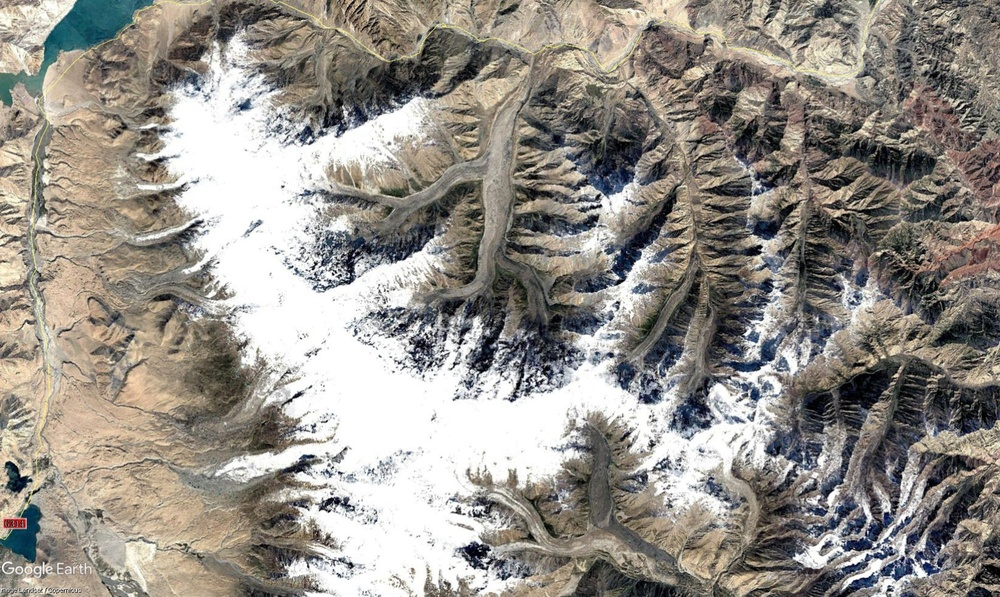
#> input picture Glacier.jpg, 1000 x 597 px, shrunk from 1647 x 983 before the run
$ python Glacier7.py
#> lines starting #> are read from the running program, lines starting #| are printed output that depends on the picture; after the words box and inside, x2 and y2 are one past the last pixel; in counts of white or black regions, pixels touching at a corner belong together
import cv2
import numpy as np
if __name__ == "__main__":
   img = cv2.imread('Glacier.jpg')
#> img is the input picture: shape (597, 1000, 3); mean B, G, R 137.3, 144.6, 149.3
   img = cv2.cvtColor(img,cv2.COLOR_BGR2GRAY)#原图像不是灰度图，必须先转换为灰度图
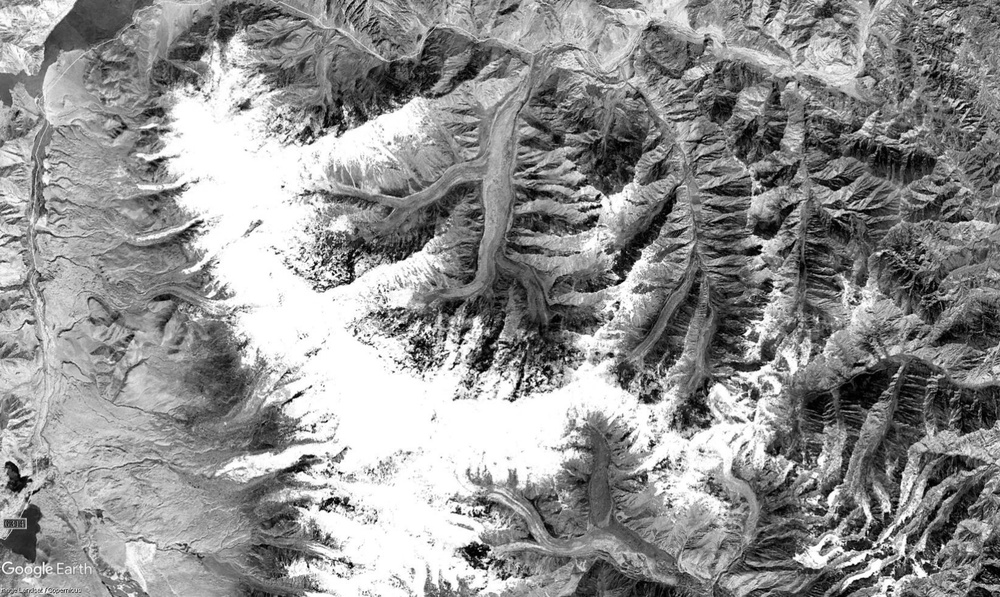
#> img: shape (597, 1000); min 0, max 255, mean 145.2
   #普通二值化阈值处理
   t1, dst1 = cv2.threshold(img,127,255,cv2.THRESH_BINARY)
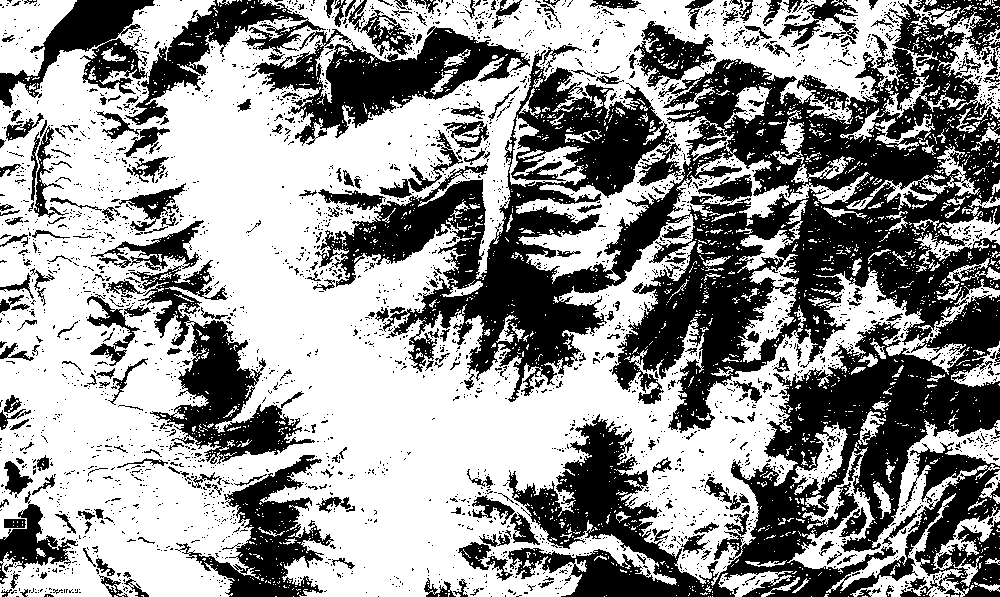
#> dst1: shape (597, 1000); 58.3% white; 3194 black regions (2905 under 20 px), largest, box (x1, y1, x2, y2) and area: (315, 0, 1000, 433) 106531, (507, 294, 1000, 597) 55391, (91, 220, 315, 464) 12517
   #自适应阈值处理，采用均值计算阈值
   dst2 = cv2.adaptiveThreshold(img,255,cv2.ADAPTIVE_THRESH_MEAN_C,cv2.THRESH_BINARY,5,3)
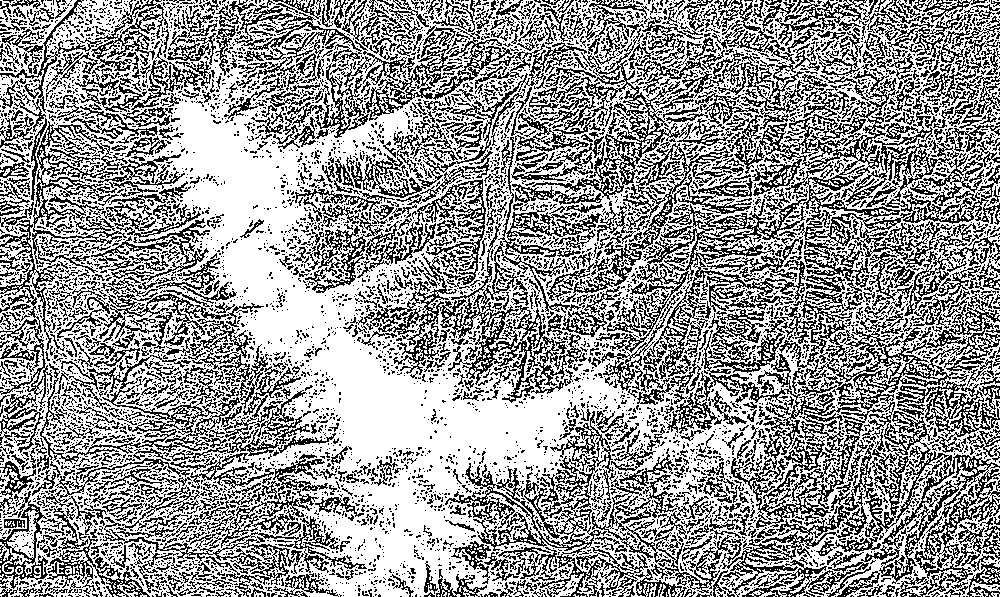
#> dst2: shape (597, 1000); 60.5% white; black in thin lines or dots
   #自适应阈值处理，采用高斯均值计算阈值
   dst3 = cv2.adaptiveThreshold(img,255,cv2.ADAPTIVE_THRESH_GAUSSIAN_C,cv2.THRESH_BINARY,5,3)
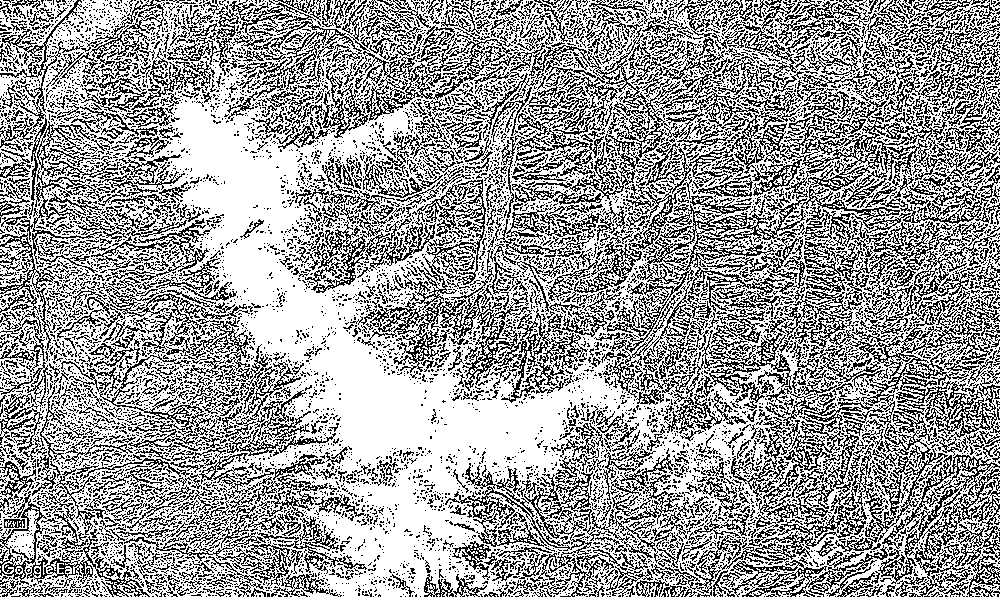
#> dst3: shape (597, 1000); 62.4% white; black in thin lines or dots

   # 创建窗口
   cv2.namedWindow("origin image",cv2.WINDOW_NORMAL)#cv2.WINDOW_NORMAL使窗口大小可调整
   cv2.namedWindow("THRESH_BINARY",cv2.WINDOW_NORMAL)
   cv2.namedWindow("MEAN_C",cv2.WINDOW_NORMAL)
   cv2.namedWindow("GAUSSIAN_C", cv2.WINDOW_NORMAL)
   # 显示图像
   cv2.imshow("origin image", img)
   cv2.imshow("THRESH_BINARY", dst1)
   cv2.imshow("MEAN_C",dst2)
   cv2.imshow("GAUSSIAN_C", dst3)

   # 保存图像
   cv2.imwrite("THRESH_BINARY7.jpg", dst1)
   cv2.imwrite("MEAN_C7.jpg", dst2)
   cv2.imwrite("GAUSSIAN_C7.jpg", dst3)
   cv2.waitKey(0)
   cv2.destroyAllWindows()
